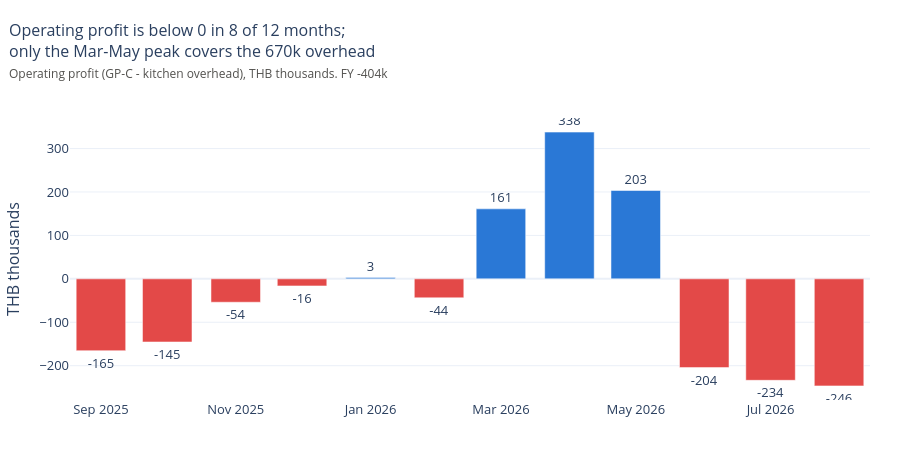

Notebook code cell kept with this figure:
### Code cell
n_loss = (m["operating_profit"] < 0).sum()
fig = go.Figure(go.Bar(
    x=m["month"], y=m["operating_profit"] / 1000,
    marker_color=np.where(m["operating_profit"] >= 0, UP, DOWN),
    text=(m["operating_profit"] / 1000).round(0).astype(int), textposition="outside",
    hovertemplate="%{x}<br>%{y:,.0f}k THB<extra></extra>"))
fig.update_layout(
    title=subtitle(f"Operating profit is below 0 in {n_loss} of 12 months; only the Mar-May peak covers the 670k overhead",
                   f"Operating profit (GP-C - kitchen overhead), THB thousands. FY {fy['operating_profit'] / 1000:,.0f}k"),
    yaxis_title="THB thousands", xaxis_title=None, showlegend=False, height=460)
fig.show()

### Figure 1 — Plotly figure (JSON) as saved in the notebook; plotly's stock layout.template omitted (floating-point values rounded to 4 significant figures)
{"data": [{"hovertemplate": "%{x}<br>%{y:,.0f}k THB<extra></extra>", "marker": {"color": ["#e34948", "#e34948", "#e34948", "#e34948", "#2a78d6", "#e34948", "#2a78d6", "#2a78d6", "#2a78d6", "#e34948", "#e34948", "#e34948"]}, "text": [-165.0, -145.0, -54.0, -16.0, 3.0, -44.0, 161.0, 338.0, 203.0, -204.0, -234.0, -246.0], "textposition": "outside", "type": "bar", "x": ["2025-09", "2025-10", "2025-11", "2025-12", "2026-01", "2026-02", "2026-03", "2026-04", "2026-05", "2026-06", "2026-07", "2026-08"], "y": [-165.4, -145.3, -53.85, -16.27, 2.915, -43.69, 161.2, 337.9, 203.4, -204.4, -233.6, -246.5]}], "layout": {"height": 460, "showlegend": false, "title": {"font": {"size": 16}, "pad": {"t": 36}, "text": "Operating profit is below 0 in 8 of 12 months;<br>only the Mar-May peak covers the 670k overhead<br><span style='font-size:12px;color:#52514e'>Operating profit (GP-C - kitchen overhead), THB thousands. FY -404k</span>", "x": 0.01, "xanchor": "left", "y": 1, "yanchor": "top", "yref": "container"}, "xaxis": {"title": {}}, "yaxis": {"title": {"text": "THB thousands"}}}}
